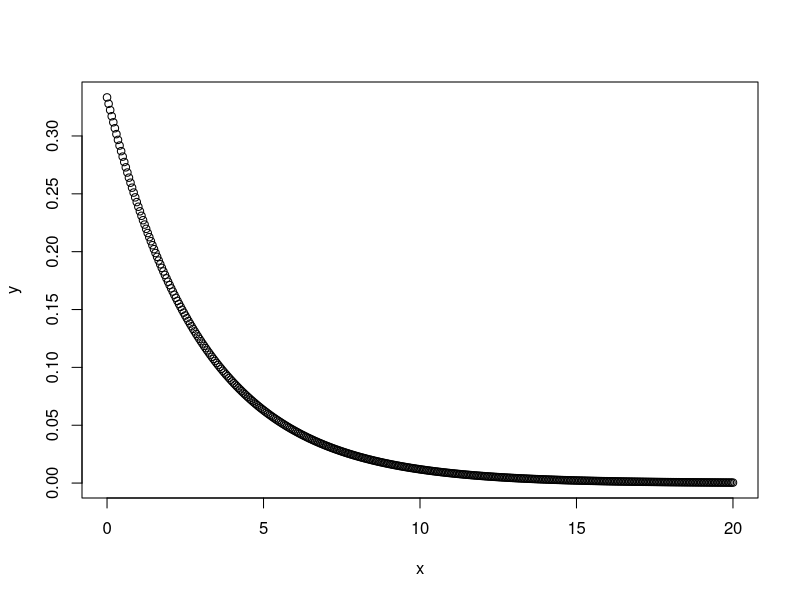
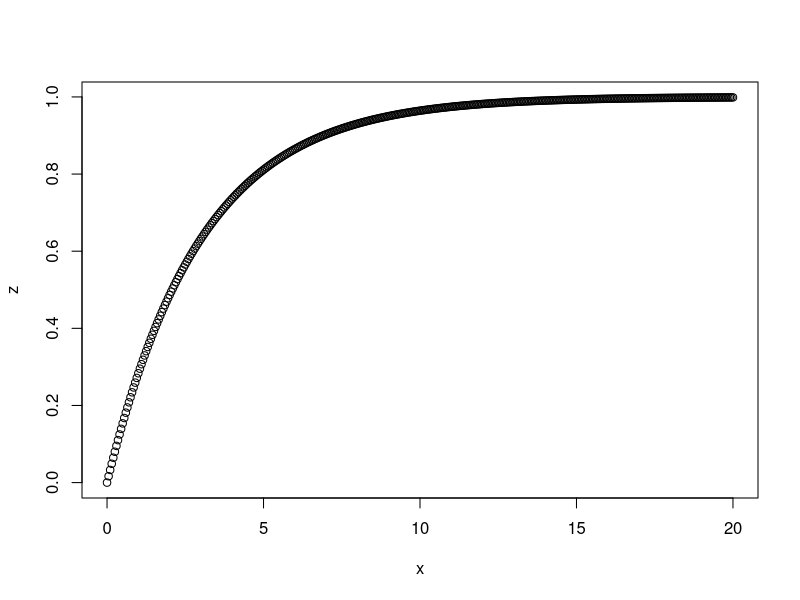

These charts were generated, in order, by the following R code:
mean <- 3
theta <- 1 / mean
a1 <- pexp(2.9, theta, lower.tail = FALSE)
a2 <- pexp(3.6, theta)
a3 <- pexp(
    2.6,
    theta,
    lower.tail = FALSE
) - pexp(
    3.4,
    theta,
    lower.tail = FALSE
)
x <- seq(0, 20, by = 0.05)
y <- dexp(x, theta)
z <- pexp(x, theta)
plot(x, y)
plot(x, z)
